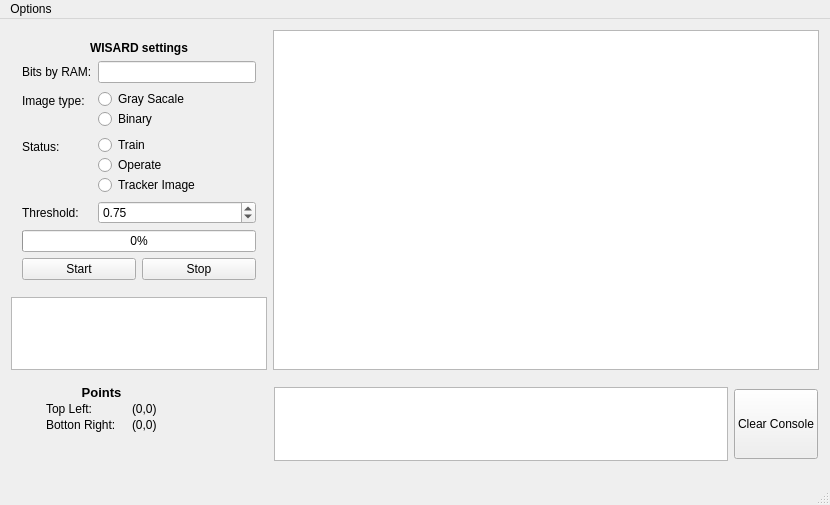
<?xml version="1.0" encoding="UTF-8"?>
<ui version="4.0">
 <class>MainWindow</class>
 <widget class="QMainWindow" name="MainWindow">
  <property name="geometry">
   <rect>
    <x>0</x>
    <y>0</y>
    <width>830</width>
    <height>505</height>
   </rect>
  </property>
  <property name="windowTitle">
   <string>MainWindow</string>
  </property>
  <widget class="QWidget" name="centralwidget">
   <layout class="QFormLayout" name="formLayout_3">
    <item row="0" column="0">
     <layout class="QVBoxLayout" name="verticalLayout">
      <item>
       <widget class="QWidget" name="widget_wisardSettings" native="true">
        <layout class="QFormLayout" name="formLayout">
         <item row="0" column="0" colspan="2">
          <widget class="QLabel" name="lb_wisardSettings">
           <property name="font">
            <font>
             <weight>75</weight>
             <bold>true</bold>
            </font>
           </property>
           <property name="text">
            <string>WISARD settings</string>
           </property>
           <property name="alignment">
            <set>Qt::AlignCenter</set>
           </property>
          </widget>
         </item>
         <item row="1" column="0">
          <widget class="QLabel" name="lb_bitsRam">
           <property name="text">
            <string>Bits by RAM:</string>
           </property>
          </widget>
         </item>
         <item row="1" column="1">
          <widget class="QLineEdit" name="le_bitsRam"/>
         </item>
         <item row="2" column="0">
          <widget class="QLabel" name="lb_imageType">
           <property name="text">
            <string>Image type:</string>
           </property>
          </widget>
         </item>
         <item row="2" column="1">
          <layout class="QVBoxLayout" name="vl_imageType">
           <property name="spacing">
            <number>0</number>
           </property>
           <item>
            <widget class="QRadioButton" name="rb_grayImage">
             <property name="text">
              <string>Gray Sacale</string>
             </property>
            </widget>
           </item>
           <item>
            <widget class="QRadioButton" name="rb_binaryImage">
             <property name="text">
              <string>Binary</string>
             </property>
            </widget>
           </item>
          </layout>
         </item>
         <item row="3" column="0">
          <widget class="QLabel" name="lb_status">
           <property name="text">
            <string>Status:</string>
           </property>
          </widget>
         </item>
         <item row="3" column="1">
          <layout class="QVBoxLayout" name="vl_status">
           <property name="spacing">
            <number>0</number>
           </property>
           <item>
            <widget class="QRadioButton" name="rb_train">
             <property name="text">
              <string>Train</string>
             </property>
            </widget>
           </item>
           <item>
            <widget class="QRadioButton" name="rb_operate">
             <property name="text">
              <string>Operate</string>
             </property>
            </widget>
           </item>
           <item>
            <widget class="QRadioButton" name="rb_tracker">
             <property name="text">
              <string>Tracker Image</string>
             </property>
            </widget>
           </item>
          </layout>
         </item>
         <item row="4" column="0">
          <widget class="QLabel" name="lb_threshold">
           <property name="text">
            <string>Threshold:</string>
           </property>
          </widget>
         </item>
         <item row="4" column="1">
          <widget class="QDoubleSpinBox" name="sp_threshold">
           <property name="maximum">
            <double>1.000000000000000</double>
           </property>
           <property name="singleStep">
            <double>0.010000000000000</double>
           </property>
           <property name="value">
            <double>0.750000000000000</double>
           </property>
          </widget>
         </item>
         <item row="5" column="0" colspan="2">
          <widget class="QProgressBar" name="progressBar">
           <property name="value">
            <number>0</number>
           </property>
          </widget>
         </item>
         <item row="6" column="0" colspan="2">
          <layout class="QHBoxLayout" name="hl_control">
           <item>
            <widget class="QPushButton" name="pb_start">
             <property name="text">
              <string>Start</string>
             </property>
            </widget>
           </item>
           <item>
            <widget class="QPushButton" name="pb_stop">
             <property name="text">
              <string>Stop</string>
             </property>
            </widget>
           </item>
          </layout>
         </item>
        </layout>
       </widget>
      </item>
      <item>
       <widget class="QListView" name="l_images"/>
      </item>
     </layout>
    </item>
    <item row="1" column="0">
     <widget class="QWidget" name="wd_pointsInfo" native="true">
      <layout class="QFormLayout" name="formLayout_2">
       <property name="horizontalSpacing">
        <number>16</number>
       </property>
       <property name="verticalSpacing">
        <number>2</number>
       </property>
       <property name="leftMargin">
        <number>35</number>
       </property>
       <property name="topMargin">
        <number>9</number>
       </property>
       <item row="2" column="0">
        <widget class="QLabel" name="lb_pTopLeft">
         <property name="text">
          <string>Top Left:</string>
         </property>
        </widget>
       </item>
       <item row="2" column="1">
        <widget class="QLabel" name="label">
         <property name="text">
          <string>(0,0)</string>
         </property>
        </widget>
       </item>
       <item row="4" column="0">
        <widget class="QLabel" name="lb_pBottonRight">
         <property name="text">
          <string>Botton Right:</string>
         </property>
        </widget>
       </item>
       <item row="4" column="1">
        <widget class="QLabel" name="label_2">
         <property name="text">
          <string>(0,0)</string>
         </property>
        </widget>
       </item>
       <item row="1" column="0" colspan="2">
        <widget class="QLabel" name="lb_points">
         <property name="font">
          <font>
           <pointsize>10</pointsize>
           <weight>75</weight>
           <bold>true</bold>
          </font>
         </property>
         <property name="text">
          <string>Points</string>
         </property>
         <property name="alignment">
          <set>Qt::AlignCenter</set>
         </property>
         <property name="margin">
          <number>0</number>
         </property>
        </widget>
       </item>
      </layout>
     </widget>
    </item>
    <item row="0" column="1">
     <widget class="QGraphicsView" name="graphicsView"/>
    </item>
    <item row="1" column="1">
     <widget class="QWidget" name="widget" native="true">
      <layout class="QHBoxLayout" name="consoleLayout">
       <property name="leftMargin">
        <number>1</number>
       </property>
       <property name="rightMargin">
        <number>1</number>
       </property>
       <item>
        <widget class="QTextBrowser" name="textBrowser"/>
       </item>
       <item>
        <widget class="QPushButton" name="pb_clearConsole">
         <property name="minimumSize">
          <size>
           <width>0</width>
           <height>70</height>
          </size>
         </property>
         <property name="text">
          <string>Clear Console</string>
         </property>
         <property name="iconSize">
          <size>
           <width>16</width>
           <height>16</height>
          </size>
         </property>
        </widget>
       </item>
      </layout>
     </widget>
    </item>
   </layout>
  </widget>
  <widget class="QMenuBar" name="menubar">
   <property name="geometry">
    <rect>
     <x>0</x>
     <y>0</y>
     <width>830</width>
     <height>20</height>
    </rect>
   </property>
   <widget class="QMenu" name="menuOptions">
    <property name="title">
     <string>Options</string>
    </property>
    <widget class="QMenu" name="menuNew">
     <property name="title">
      <string>New</string>
     </property>
     <addaction name="actionWISARD"/>
    </widget>
    <addaction name="menuNew"/>
   </widget>
   <addaction name="menuOptions"/>
  </widget>
  <widget class="QStatusBar" name="statusbar"/>
  <action name="actionWISARD">
   <property name="text">
    <string>WISARD</string>
   </property>
  </action>
 </widget>
 <layoutdefault spacing="6" margin="11"/>
 <resources/>
 <connections/>
</ui>
